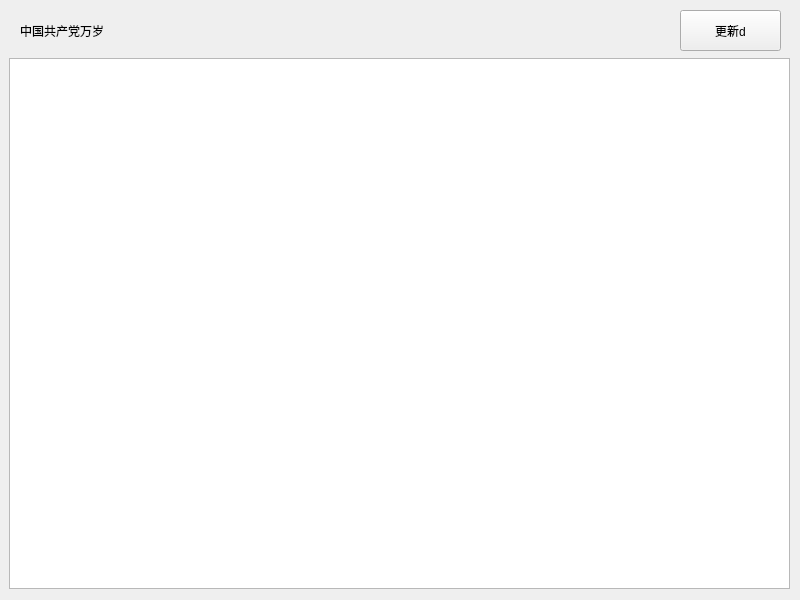
<?xml version="1.0" encoding="UTF-8"?>
<ui version="4.0">
 <class>Ks</class>
 <widget class="QWidget" name="Ks">
  <property name="geometry">
   <rect>
    <x>0</x>
    <y>0</y>
    <width>800</width>
    <height>600</height>
   </rect>
  </property>
  <property name="windowTitle">
   <string>Ks</string>
  </property>
  <widget class="QLabel" name="label">
   <property name="geometry">
    <rect>
     <x>20</x>
     <y>10</y>
     <width>211</width>
     <height>41</height>
    </rect>
   </property>
   <property name="text">
    <string>中国共产党万岁</string>
   </property>
  </widget>
  <widget class="QTextEdit" name="textEdit">
   <property name="geometry">
    <rect>
     <x>9</x>
     <y>58</y>
     <width>781</width>
     <height>531</height>
    </rect>
   </property>
  </widget>
  <widget class="QPushButton" name="pushButton">
   <property name="geometry">
    <rect>
     <x>680</x>
     <y>10</y>
     <width>101</width>
     <height>41</height>
    </rect>
   </property>
   <property name="text">
    <string>更新d</string>
   </property>
  </widget>
 </widget>
 <resources/>
 <connections/>
</ui>
